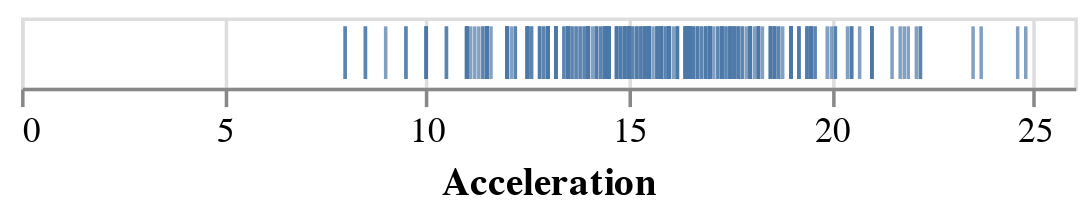

Source (notebook cell):
### Markdown cell above
There is another nice mark called `tick`:

### Code cell
alt.Chart(cars).mark_tick().encode(
    x='Acceleration',
)

### Figure 1 — Vega-Lite specification as saved in the notebook (floating-point values rounded to 4 significant figures; data arrays with more than 128 entries replaced by an {"elided": "..."} marker saying what was removed)
{"config": {"view": {"continuousWidth": 300, "continuousHeight": 300}}, "data": {"name": "data-cab73f27e67d5ff6b36fe04232c5ff83"}, "mark": {"type": "tick"}, "encoding": {"x": {"field": "Acceleration", "type": "quantitative"}}, "$schema": "https://vega.github.io/schema/vega-lite/v5.20.1.json", "datasets": {"data-cab73f27e67d5ff6b36fe04232c5ff83": {"elided": "406 records"}}}
